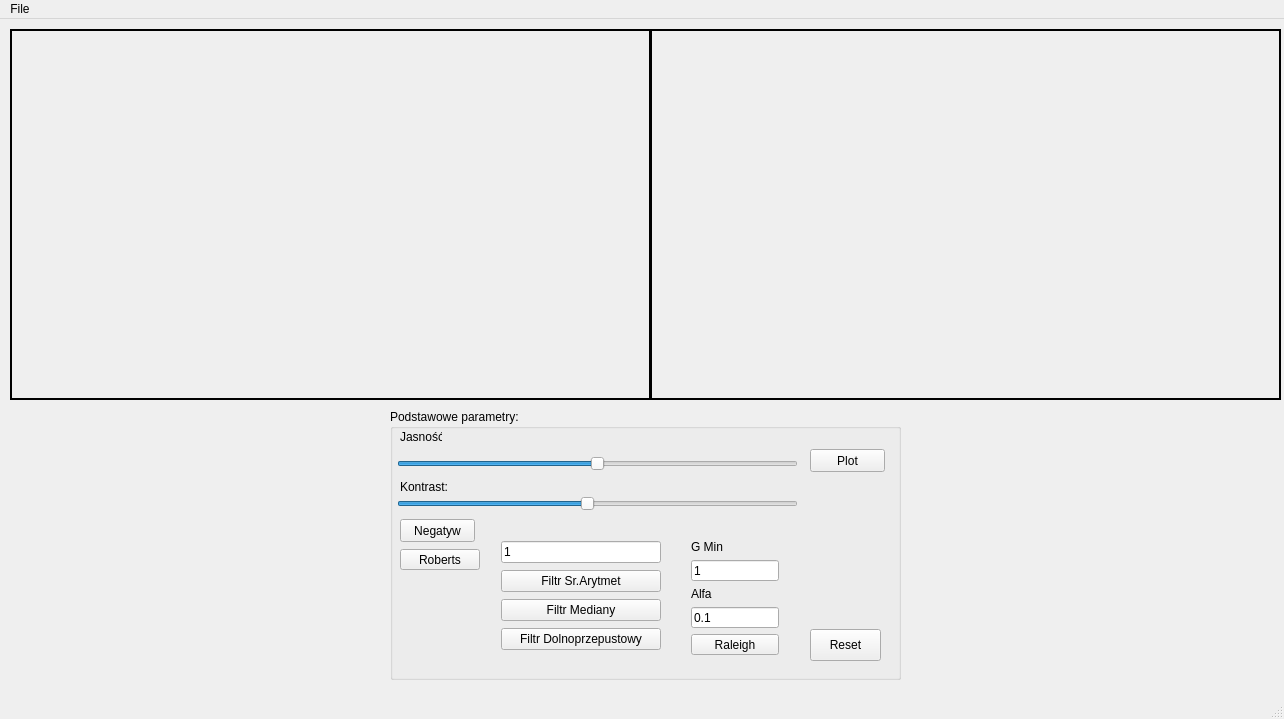
<?xml version="1.0" encoding="UTF-8"?>
<ui version="4.0">
 <class>Zadanie_1</class>
 <widget class="QMainWindow" name="Zadanie_1">
  <property name="geometry">
   <rect>
    <x>0</x>
    <y>0</y>
    <width>1284</width>
    <height>719</height>
   </rect>
  </property>
  <property name="sizePolicy">
   <sizepolicy hsizetype="Ignored" vsizetype="Ignored">
    <horstretch>0</horstretch>
    <verstretch>0</verstretch>
   </sizepolicy>
  </property>
  <property name="minimumSize">
   <size>
    <width>1284</width>
    <height>654</height>
   </size>
  </property>
  <property name="maximumSize">
   <size>
    <width>10000</width>
    <height>10000</height>
   </size>
  </property>
  <property name="windowTitle">
   <string>Przetwarzanie Obrazu i Dziwieku  - Zadanie 1</string>
  </property>
  <widget class="QWidget" name="centralWidget">
   <widget class="QLabel" name="label_pic_copy">
    <property name="geometry">
     <rect>
      <x>650</x>
      <y>10</y>
      <width>631</width>
      <height>371</height>
     </rect>
    </property>
    <property name="autoFillBackground">
     <bool>true</bool>
    </property>
    <property name="frameShape">
     <enum>QFrame::Box</enum>
    </property>
    <property name="frameShadow">
     <enum>QFrame::Plain</enum>
    </property>
    <property name="lineWidth">
     <number>2</number>
    </property>
    <property name="text">
     <string/>
    </property>
    <property name="alignment">
     <set>Qt::AlignCenter</set>
    </property>
    <property name="margin">
     <number>2</number>
    </property>
   </widget>
   <widget class="QLabel" name="label_pic">
    <property name="geometry">
     <rect>
      <x>10</x>
      <y>10</y>
      <width>641</width>
      <height>371</height>
     </rect>
    </property>
    <property name="autoFillBackground">
     <bool>true</bool>
    </property>
    <property name="frameShape">
     <enum>QFrame::Box</enum>
    </property>
    <property name="frameShadow">
     <enum>QFrame::Plain</enum>
    </property>
    <property name="lineWidth">
     <number>2</number>
    </property>
    <property name="text">
     <string/>
    </property>
    <property name="scaledContents">
     <bool>false</bool>
    </property>
    <property name="alignment">
     <set>Qt::AlignCenter</set>
    </property>
    <property name="margin">
     <number>2</number>
    </property>
   </widget>
   <widget class="QGroupBox" name="groupBox">
    <property name="geometry">
     <rect>
      <x>390</x>
      <y>390</y>
      <width>511</width>
      <height>271</height>
     </rect>
    </property>
    <property name="title">
     <string>Podstawowe parametry:</string>
    </property>
    <widget class="QSlider" name="horizontalSlider">
     <property name="geometry">
      <rect>
       <x>7</x>
       <y>44</y>
       <width>401</width>
       <height>22</height>
      </rect>
     </property>
     <property name="minimum">
      <number>-255</number>
     </property>
     <property name="maximum">
      <number>255</number>
     </property>
     <property name="singleStep">
      <number>5</number>
     </property>
     <property name="tracking">
      <bool>true</bool>
     </property>
     <property name="orientation">
      <enum>Qt::Horizontal</enum>
     </property>
    </widget>
    <widget class="QLabel" name="label">
     <property name="geometry">
      <rect>
       <x>10</x>
       <y>20</y>
       <width>42</width>
       <height>16</height>
      </rect>
     </property>
     <property name="text">
      <string>Jasność:</string>
     </property>
    </widget>
    <widget class="QSlider" name="horizontalSlider_2">
     <property name="geometry">
      <rect>
       <x>7</x>
       <y>84</y>
       <width>401</width>
       <height>22</height>
      </rect>
     </property>
     <property name="minimum">
      <number>10</number>
     </property>
     <property name="maximum">
      <number>400</number>
     </property>
     <property name="singleStep">
      <number>5</number>
     </property>
     <property name="value">
      <number>195</number>
     </property>
     <property name="tracking">
      <bool>true</bool>
     </property>
     <property name="orientation">
      <enum>Qt::Horizontal</enum>
     </property>
    </widget>
    <widget class="QLabel" name="label_2">
     <property name="geometry">
      <rect>
       <x>10</x>
       <y>70</y>
       <width>61</width>
       <height>16</height>
      </rect>
     </property>
     <property name="text">
      <string>Kontrast:</string>
     </property>
    </widget>
    <widget class="QPushButton" name="pushButton">
     <property name="geometry">
      <rect>
       <x>10</x>
       <y>110</y>
       <width>75</width>
       <height>23</height>
      </rect>
     </property>
     <property name="text">
      <string>Negatyw</string>
     </property>
     <property name="flat">
      <bool>false</bool>
     </property>
    </widget>
    <widget class="QPushButton" name="pushButton_4">
     <property name="geometry">
      <rect>
       <x>420</x>
       <y>40</y>
       <width>75</width>
       <height>23</height>
      </rect>
     </property>
     <property name="text">
      <string>Plot</string>
     </property>
    </widget>
    <widget class="QPushButton" name="pushButton_6">
     <property name="geometry">
      <rect>
       <x>10</x>
       <y>140</y>
       <width>80</width>
       <height>21</height>
      </rect>
     </property>
     <property name="text">
      <string>Roberts</string>
     </property>
    </widget>
    <widget class="QWidget" name="layoutWidget">
     <property name="geometry">
      <rect>
       <x>100</x>
       <y>120</y>
       <width>182</width>
       <height>135</height>
      </rect>
     </property>
     <layout class="QVBoxLayout" name="verticalLayout">
      <item>
       <widget class="QLineEdit" name="lineEdit">
        <property name="text">
         <string>1</string>
        </property>
       </widget>
      </item>
      <item>
       <widget class="QPushButton" name="pushButton_2">
        <property name="text">
         <string>Filtr Sr.Arytmet</string>
        </property>
       </widget>
      </item>
      <item>
       <widget class="QPushButton" name="pushButton_3">
        <property name="text">
         <string>Filtr Mediany</string>
        </property>
       </widget>
      </item>
      <item>
       <widget class="QPushButton" name="pushButton_5">
        <property name="text">
         <string>Filtr Dolnoprzepustowy</string>
        </property>
       </widget>
      </item>
     </layout>
    </widget>
    <widget class="QWidget" name="layoutWidget_2">
     <property name="geometry">
      <rect>
       <x>290</x>
       <y>120</y>
       <width>110</width>
       <height>137</height>
      </rect>
     </property>
     <layout class="QVBoxLayout" name="verticalLayout_2">
      <item>
       <widget class="QLabel" name="label_3">
        <property name="text">
         <string>G Min</string>
        </property>
       </widget>
      </item>
      <item>
       <widget class="QLineEdit" name="lineEdit_2">
        <property name="text">
         <string>1</string>
        </property>
       </widget>
      </item>
      <item>
       <widget class="QLabel" name="label_4">
        <property name="text">
         <string>Alfa</string>
        </property>
       </widget>
      </item>
      <item>
       <widget class="QLineEdit" name="lineEdit_3">
        <property name="text">
         <string>0.1</string>
        </property>
       </widget>
      </item>
      <item>
       <widget class="QPushButton" name="pushButton_7">
        <property name="text">
         <string>Raleigh</string>
        </property>
       </widget>
      </item>
     </layout>
    </widget>
    <widget class="QPushButton" name="pushButton_8">
     <property name="geometry">
      <rect>
       <x>420</x>
       <y>220</y>
       <width>71</width>
       <height>32</height>
      </rect>
     </property>
     <property name="text">
      <string>Reset</string>
     </property>
    </widget>
   </widget>
   <widget class="QCustomPlot" name="plot" native="true">
    <property name="geometry">
     <rect>
      <x>910</x>
      <y>420</y>
      <width>371</width>
      <height>241</height>
     </rect>
    </property>
   </widget>
   <widget class="QCustomPlot" name="plot_3" native="true">
    <property name="geometry">
     <rect>
      <x>10</x>
      <y>420</y>
      <width>371</width>
      <height>241</height>
     </rect>
    </property>
   </widget>
  </widget>
  <widget class="QMenuBar" name="menuBar">
   <property name="geometry">
    <rect>
     <x>0</x>
     <y>0</y>
     <width>1284</width>
     <height>22</height>
    </rect>
   </property>
   <widget class="QMenu" name="menuFile">
    <property name="title">
     <string>File</string>
    </property>
    <addaction name="actionOpen"/>
    <addaction name="actionClean"/>
    <addaction name="separator"/>
    <addaction name="actionClose"/>
   </widget>
   <addaction name="menuFile"/>
  </widget>
  <widget class="QStatusBar" name="statusBar"/>
  <action name="actionOpen">
   <property name="text">
    <string>Open</string>
   </property>
   <property name="shortcut">
    <string>Ctrl+O</string>
   </property>
  </action>
  <action name="actionClean">
   <property name="text">
    <string>Clean</string>
   </property>
  </action>
  <action name="actionClose">
   <property name="text">
    <string>Close</string>
   </property>
  </action>
 </widget>
 <layoutdefault spacing="6" margin="11"/>
 <customwidgets>
  <customwidget>
   <class>QCustomPlot</class>
   <extends>QWidget</extends>
   <header>qcustomplot.h</header>
   <container>1</container>
  </customwidget>
 </customwidgets>
 <resources/>
 <connections/>
</ui>
